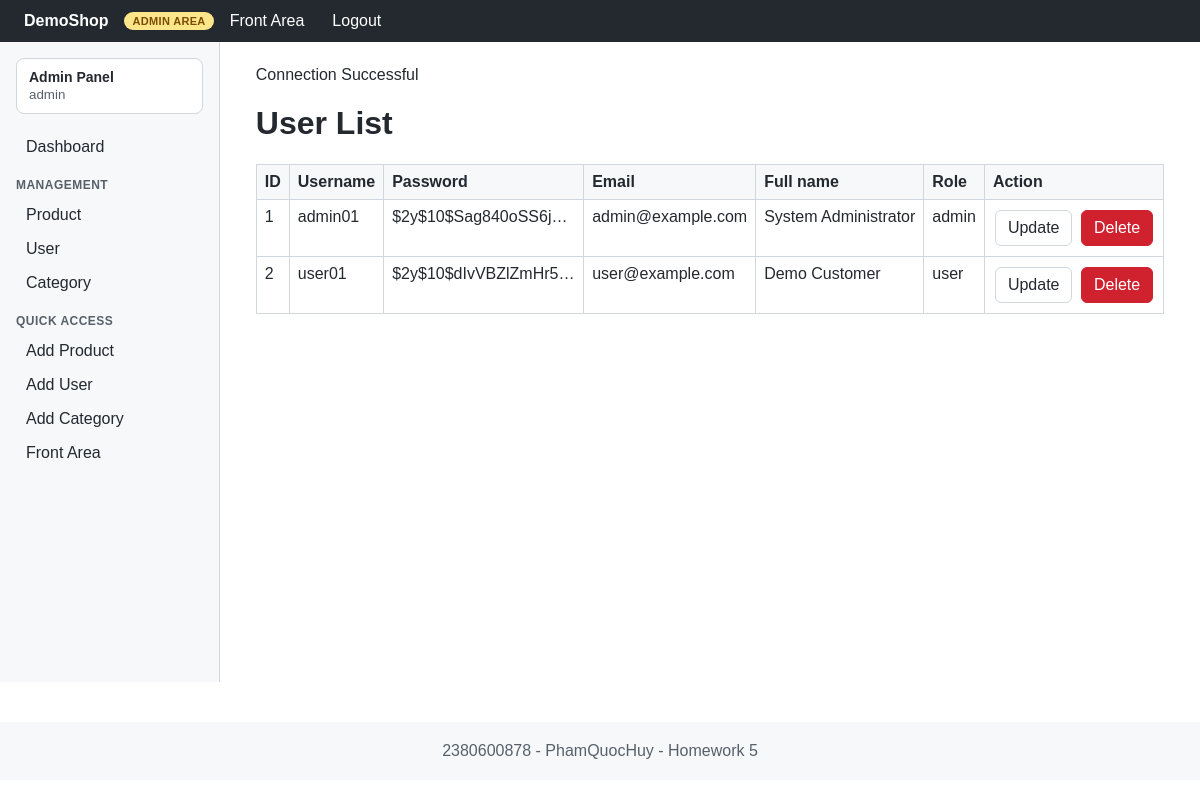
The app's page /public/backend/user/index.php with its own data.
### tables this page shows
CREATE TABLE users (
    id INT AUTO_INCREMENT PRIMARY KEY,
    username VARCHAR(100) NOT NULL UNIQUE,
    password VARCHAR(255) NOT NULL,
    email VARCHAR(255) NOT NULL UNIQUE,
    full_name VARCHAR(255) NOT NULL,
    role ENUM('admin','user') NOT NULL DEFAULT 'user',
    address VARCHAR(255) NULL,
    phone VARCHAR(50) NULL,
    created_at DATETIME DEFAULT CURRENT_TIMESTAMP
);

### public/backend/user/index.php (the view, shortened to what this page needs)
<?php
include_once __DIR__ . '/../../../includes/admin_header.php';
include_once __DIR__ . '/../../../config/db.php';
$sql = "SELECT id, username, password, email, full_name, role FROM users";
$result = $con->query($sql);
?>
<h1>User List</h1>
<table class="table">
    <thead>
        <tr>
            <th>ID</th>
            <th>Username</th>
            <th>Password</th>
            <th>Email</th>
            <th>Full name</th>
            <th>Role</th>
            <th>Action</th>
        </tr>
    </thead>
    <tbody>
        <?php
        while($row = $result->fetch_assoc()):
        ?>
        <tr>
            <td><?= $row['id'] ?></td>
            <td><?= $row['username'] ?></td>
            <td style="max-width: 200px; white-space: nowrap; overflow: hidden; text-overflow: ellipsis;">
                <?= $row['password'] ?>
            </td>
            <td><?= $row['email'] ?></td>
            <td><?= $row['full_name'] ?></td>
            <td><?= $row['role'] ?></td>
            <td>
                <a href="update.php?id= <?= $row['id'] ?>" class="btn">Update</a>
                <a href="delete.php?id= <?= $row['id'] ?>" class="btn btn-danger" onclick = "return confirm('Are you sure?')">Delete</a>
            </td>
        </tr>
        <?php endwhile ?>
    </tbody>
</table>
<?php
include_once __DIR__ . '/../../../includes/admin_footer.php';
?>

### assets/css/style.css (style rules this page uses)
:root { --primary: #1f6feb; --dark: #24292f; --light: #f6f8fa; --danger: #cf222e; --success: #1a7f37; }
* { box-sizing: border-box; }
body { margin: 0; font-family: Arial, Helvetica, sans-serif; color: #24292f; background: #fff; }
a { color: var(--primary); text-decoration: none; }
.btn { display: inline-block; padding: 8px 12px; border-radius: 6px; border: 1px solid #d0d7de; background: #fff; color: #24292f; cursor: pointer; margin: 2px; }
.btn-danger { background: var(--danger); border-color: var(--danger); color: #fff; }
.table { width: 100%; border-collapse: collapse; margin-top: 16px; }
.table th, .table td { border: 1px solid #d0d7de; padding: 8px; text-align: left; vertical-align: top; }
.table th { background: #f6f8fa; }

### records on screen
users: id "1", username "admin01", password "$2y$10$Sag840oSS6j…", email "admin@example.com", full_name "System Administrator", role "admin"
users: id "2", username "user01", password "$2y$10$dIvVBZlZmHr5…", email "user@example.com", full_name "Demo Customer", role "user"
